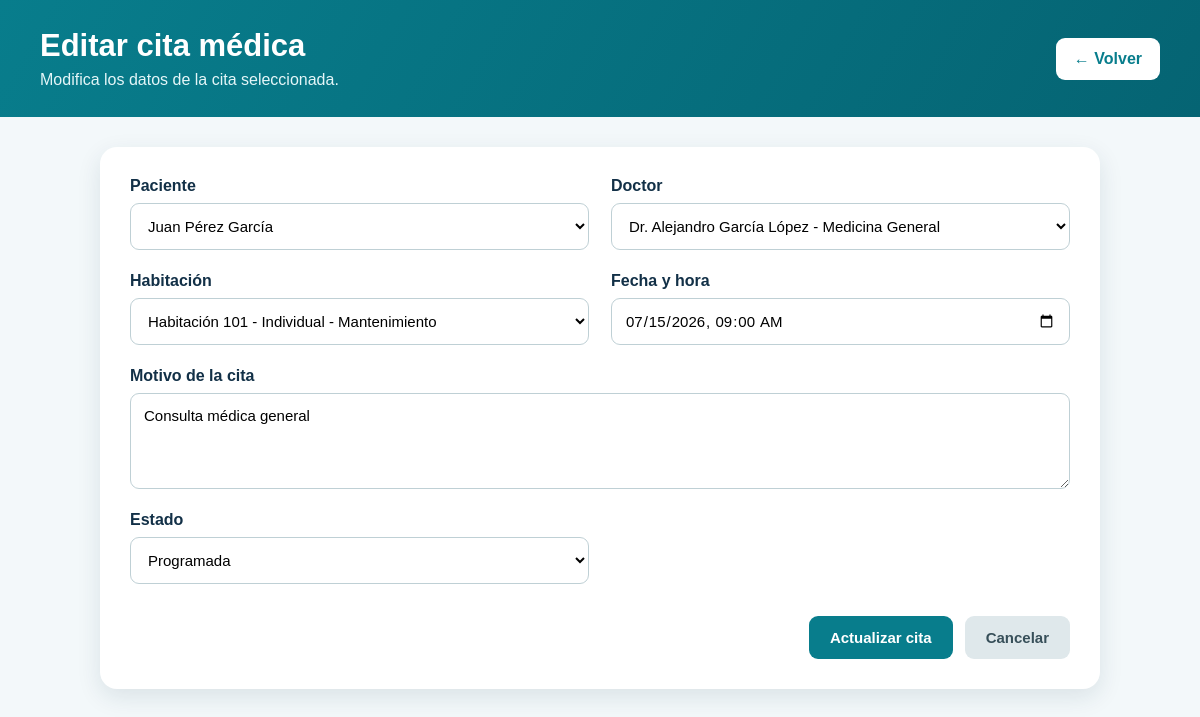
The app's page /hospital/citas/editar.php?id=1 (signed in) with its own data.
### tables this page shows
CREATE TABLE `citas` (
  `id_cita` int NOT NULL,
  `id_doctor` int NOT NULL,
  `id_habitacion` int NOT NULL,
  `id_paciente` int NOT NULL,
  `fecha_cita` datetime NOT NULL,
  `motivo` varchar(255) NOT NULL,
  `estado` enum('Programada','Completada','Cancelada') NOT NULL
);

CREATE TABLE `pacientes` (
  `id_paciente` int NOT NULL,
  `nombre` varchar(80) NOT NULL,
  `apellido` varchar(80) NOT NULL,
  `edad` int NOT NULL,
  `sexo` varchar(15) NOT NULL,
  `telefono` varchar(20) NOT NULL,
  `direccion` varchar(120) NOT NULL,
  `diagnostico` varchar(120) NOT NULL,
  `fecha_ingreso` datetime NOT NULL,
  `tipo_sangre` varchar(20) NOT NULL,
  `fecha_nacimiento` date NOT NULL
);

### hospital/citas/editar.php (the view, shortened to what this page needs)
<?php
require_once "../conexion/conexion.php";
$idCita = isset($_GET["id"])
    ? (int) $_GET["id"]
    : 0;
$sql = "SELECT * FROM citas WHERE id_cita = ?";
$consulta = mysqli_prepare($conexion, $sql);
mysqli_stmt_bind_param(
    $consulta,
    "i",
    $idCita
);
mysqli_stmt_execute($consulta);
$resultado = mysqli_stmt_get_result($consulta);
$cita = mysqli_fetch_assoc($resultado);
$pacientes = mysqli_query(
    $conexion,
    "SELECT id_paciente, nombre, apellido
     FROM pacientes
     ORDER BY nombre, apellido"
);
$doctores = mysqli_query(
    $conexion,
    "SELECT id_doctor, nombre, apellido, especialidad
     FROM doctores
     ORDER BY nombre, apellido"
);
$habitaciones = mysqli_query(
    $conexion,
    "SELECT id_habitacion, numero, tipo, estado
     FROM habitaciones
     ORDER BY numero"
);
$fechaCita = date(
    "Y-m-d\TH:i",
    strtotime($cita["fecha_cita"])
);
?>
<!DOCTYPE html>
<html lang="es">
<head>
    <link
        rel="stylesheet"
        href="../css/estilos.css"
    >
</head>
<body class="pagina-crud">
    <header class="cabecera-crud">
        <div>
            <h1>Editar cita médica</h1>
            <p>
                Modifica los datos de la cita seleccionada.
            </p>
        </div>
        <a
            href="index.php"
            class="boton-regresar"
        >
            ← Volver
        </a>
    </header>
    <main class="contenido-crud">
        <section class="contenedor-formulario">
            <form
                action="actualizar.php"
                method="POST"
                class="formulario-paciente"
            >
                <div class="grupo-formulario">
                    <label for="id_paciente">
                        Paciente
                    </label>
                    <select
                        id="id_paciente"
                        name="id_paciente"
                        required
                    >
                        <?php while ($paciente = mysqli_fetch_assoc($pacientes)): ?>
                            <option
                                value="<?php echo $paciente["id_paciente"]; ?>"
                                <?php
                                echo $cita["id_paciente"] == $paciente["id_paciente"]
                                    ? "selected"
                                    : "";
                                ?>
                            >
                                <?php
                                echo htmlspecialchars(
                                    $paciente["nombre"] . " " .
                                    $paciente["apellido"]
                                );
                                ?>
                            </option>
                        <?php endwhile; ?>
                    </select>
                </div>
                <div class="grupo-formulario">
                    <label for="id_doctor">
                        Doctor
                    </label>
                    <select
                        id="id_doctor"
                        name="id_doctor"
                        required
                    >
                        <?php while ($doctor = mysqli_fetch_assoc($doctores)): ?>
                            <option
                                value="<?php echo $doctor["id_doctor"]; ?>"
                                <?php
                                echo $cita["id_doctor"] == $doctor["id_doctor"]
                                    ? "selected"
                                    : "";
                                ?>
                            >
                                Dr.
                                <?php
                                echo htmlspecialchars(
                                    $doctor["nombre"] . " " .
                                    $doctor["apellido"] . " - " .
                                    $doctor["especialidad"]
                                );
                                ?>
                            </option>
                        <?php endwhile; ?>
                    </select>
                </div>
                <div class="grupo-formulario">
                    <label for="id_habitacion">
                        Habitación
                    </label>
                    <select
                        id="id_habitacion"
                        name="id_habitacion"
                        required
                    >
                        <?php while ($habitacion = mysqli_fetch_assoc($habitaciones)): ?>
                            <option
                                value="<?php echo $habitacion["id_habitacion"]; ?>"
                                <?php
                                echo $cita["id_habitacion"] == $habitacion["id_habitacion"]
                                    ? "selected"
                                    : "";
                                ?>
                            >
                                Habitación
                                <?php
                                echo htmlspecialchars(
                                    $habitacion["numero"] . " - " .
                                    $habitacion["tipo"] . " - " .
                                    $habitacion["estado"]
                                );
                                ?>
                            </option>
                        <?php endwhile; ?>
                    </select>
                </div>
                <div class="grupo-formulario">
                    <label for="fecha_cita">
                        Fecha y hora
                    </label>
                    <input
                        type="datetime-local"
                        id="fecha_cita"
                        name="fecha_cita"
                        value="<?php echo $fechaCita; ?>"
                        required
                    >
                </div>
                <div class="grupo-formulario ancho-completo">
                    <label for="motivo">
                        Motivo de la cita
                    </label>
                    <textarea
                        id="motivo"
                        name="motivo"
                        rows="4"
                        maxlength="255"
                        required
                    ><?php echo htmlspecialchars($cita["motivo"]); ?></textarea>
                </div>
                <div class="grupo-formulario">
                    <label for="estado">
                        Estado
                    </label>
                    <select
                        id="estado"
                        name="estado"
                        required
                    >
                        <?php
                        $estados = [
                            "Programada",
                            "Completada",
                            "Cancelada"
                        ];
                        foreach ($estados as $estado):
                        ?>
                            <option
                                value="<?php echo $estado; ?>"
                                <?php
                                echo $cita["estado"] === $estado
                                    ? "selected"
                                    : "";
                                ?>
                            >
                                <?php echo $estado; ?>
                            </option>
                        <?php endforeach; ?>
                    </select>
                </div>
                <div class="acciones-formulario ancho-completo">
                    <button
                        type="submit"
                        class="boton-guardar"
                    >
                        Actualizar cita
                    </button>
                    <a
                        href="index.php"
                        class="boton-cancelar"
                    >
                        Cancelar
                    </a>
                </div>
            </form>
        </section>
    </main>
</body>
</html>

### hospital/css/estilos.css (style rules this page uses)
* { box-sizing: border-box; margin: 0; padding: 0; }
:root { --verde-principal: #087d8c; --verde-oscuro: #056473; --verde-claro: #dff5f6; --azul-texto: #123047; --gris-fondo: #f3f8fa; --gris-texto: #5b6c76; --blanco: #ffffff; --sombra: 0 8px 25px rgba(21, 55, 70, 0.11); }
body { font-family: Arial, Helvetica, sans-serif; color: var(--azul-texto); background-color: var(--gris-fondo); }
.pagina-crud { min-height: 100vh; background-color: #f3f8fa; }
.cabecera-crud { display: flex; justify-content: space-between; align-items: center; gap: 20px; padding: 28px 40px; background: linear-gradient(120deg, #087d8c, #056473); color: white; }
.cabecera-crud h1 { margin-bottom: 7px; font-size: 31px; }
.cabecera-crud p { color: #e4f6f8; }
.boton-regresar { padding: 12px 18px; border-radius: 9px; background-color: white; color: #087d8c; text-decoration: none; font-weight: bold; }
.contenido-crud { max-width: 1550px; margin: 0 auto; padding: 30px; }
.contenedor-formulario { max-width: 1000px; margin: 0 auto; padding: 30px; border-radius: 17px; background-color: white; box-shadow: 0 8px 25px rgba(21, 55, 70, 0.11); }
.formulario-paciente { display: grid; grid-template-columns: repeat(2, minmax(0, 1fr)); gap: 22px; }
.grupo-formulario { display: flex; flex-direction: column; gap: 8px; }
.grupo-formulario label { color: #123047; font-weight: bold; }
.grupo-formulario input, .grupo-formulario select, .grupo-formulario textarea { width: 100%; padding: 13px; border: 1px solid #bfd0d5; border-radius: 9px; background-color: white; font-family: Arial, Helvetica, sans-serif; font-size: 15px; outline: none; }
.grupo-formulario textarea { resize: vertical; }
.ancho-completo { grid-column: 1 / -1; }
.acciones-formulario { display: flex; justify-content: flex-end; gap: 12px; margin-top: 10px; }
.boton-guardar, .boton-cancelar { padding: 13px 21px; border: none; border-radius: 9px; text-decoration: none; font-size: 15px; font-weight: bold; cursor: pointer; }
.boton-guardar { background-color: #087d8c; color: white; }
.boton-cancelar { background-color: #dfe8eb; color: #374f59; }

### records on screen
citas: id_paciente "Juan Pérez García", id_doctor "Dr. Alejandro García López - Medicina General", id_habitacion "Habitación 101 - Individual - Mantenimiento", fecha_cita "07/15/2026 09:00", motivo "Consulta médica general", estado "Programada"
